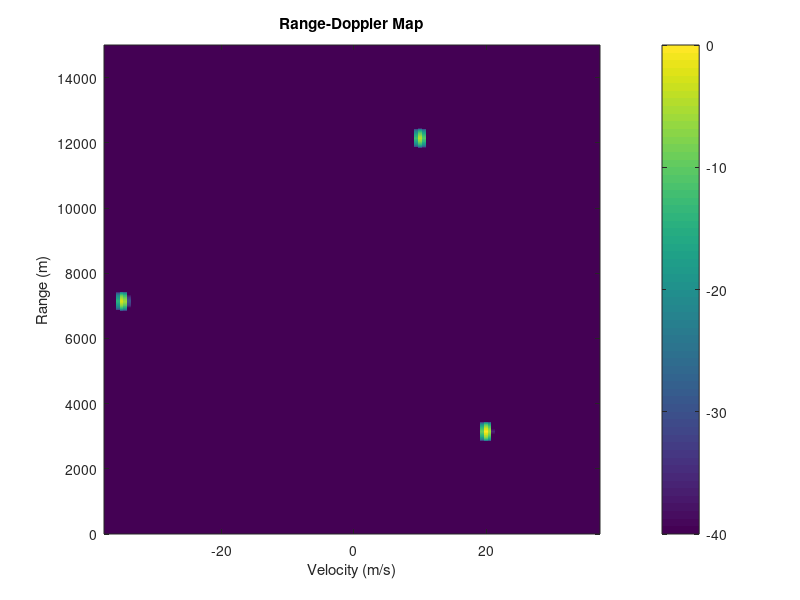
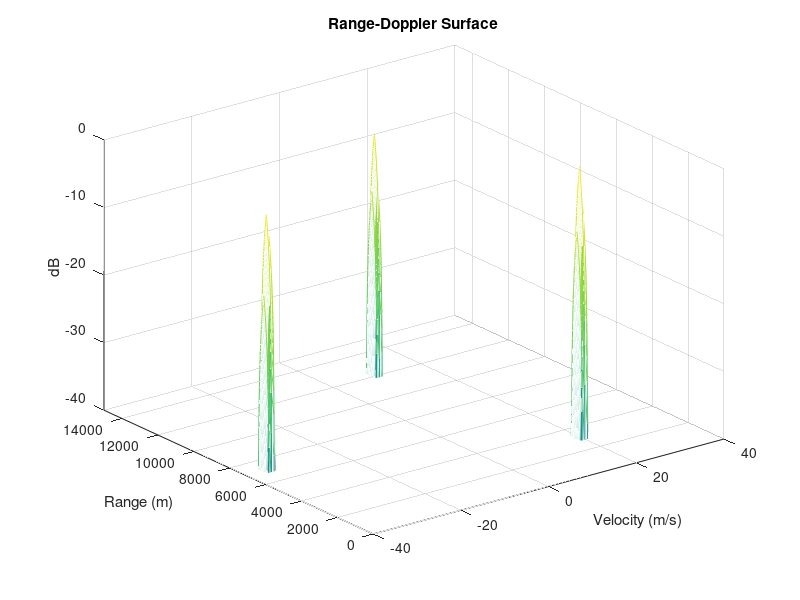

MATLAB code to generate these figures, in order:
clear; clc; close all;

c = 3e8; fc = 10e9;
PRF = 5000; PRI = 1/PRF;
tau = 2e-6; fs = 20e6; Np = 128;
lambda = c/fc;
Ns = round(PRI*fs);

Rmax = c*PRI/2;
Vmax = lambda*PRF/4;
fprintf('Max Range: %.2f m, Max Velocity: %.2f m/s\n', Rmax, Vmax);

ps = round(tau*fs);
tx = ones(1, ps);

targets = [3000  20  1.0;
           7000 -35  0.8;
          12000  10  0.6];
nT = size(targets,1);

rx = zeros(Ns, Np);
for p = 1:Np
    echo = zeros(1, Ns);
    for k = 1:nT
        R = targets(k,1) + targets(k,2)*(p-1)*PRI;
        d = round(2*R/c * fs);
        ph = exp(1j*4*pi*targets(k,2)*(p-1)*PRI/lambda);
        if d < Ns
            idx = (1:ps) + d;
            idx = idx(idx <= Ns);
            echo(idx) = echo(idx) + targets(k,3)*ph*tx(1:length(idx));
        end
    end
    rx(:,p) = echo.' + 0.05*(randn(Ns,1) + 1j*randn(Ns,1));
end

mf = conj(fliplr(tx));
rc = zeros(Ns, Np);
for p = 1:Np
    rc(:,p) = conv(rx(:,p), mf, 'same');
end

win = hamming(Np).';
RD = fftshift(fft(rc .* win, Np, 2), 2);
RDmag = abs(RD);
RDdB = 20*log10(RDmag/max(RDmag(:)) + eps);

rAxis = (0:Ns-1)*c/(2*fs);
vAxis = (-Np/2:Np/2-1)*(PRF/Np)*lambda/2;

figure;
imagesc(vAxis, rAxis, RDdB); axis xy;
xlabel('Velocity (m/s)'); ylabel('Range (m)');
title('Range-Doppler Map'); colorbar;
caxis([-40 0]); ylim([0 15000]);

figure;
mesh(vAxis, rAxis, RDdB);
xlabel('Velocity (m/s)'); ylabel('Range (m)'); zlabel('dB');
title('Range-Doppler Surface');
zlim([-40 0]); ylim([0 15000]);

fprintf('\n--- Detected Targets ---\n');
tmp = RDmag;
thr = 0.4*max(RDmag(:));
for n = 1:nT
    [v, i] = max(tmp(:));
    if v < thr, break; end
    [r, d] = ind2sub(size(tmp), i);
    fprintf('Target %d -> Range: %.1f m | Velocity: %.2f m/s\n', n, rAxis(r), vAxis(d));
    tmp(max(1,r-5):min(Ns,r+5), max(1,d-3):min(Np,d+3)) = 0;
end

fprintf('\n--- Ground Truth ---\n');
for k = 1:nT
    fprintf('Target %d -> Range: %.1f m | Velocity: %.2f m/s\n', k, targets(k,1), targets(k,2));
end
